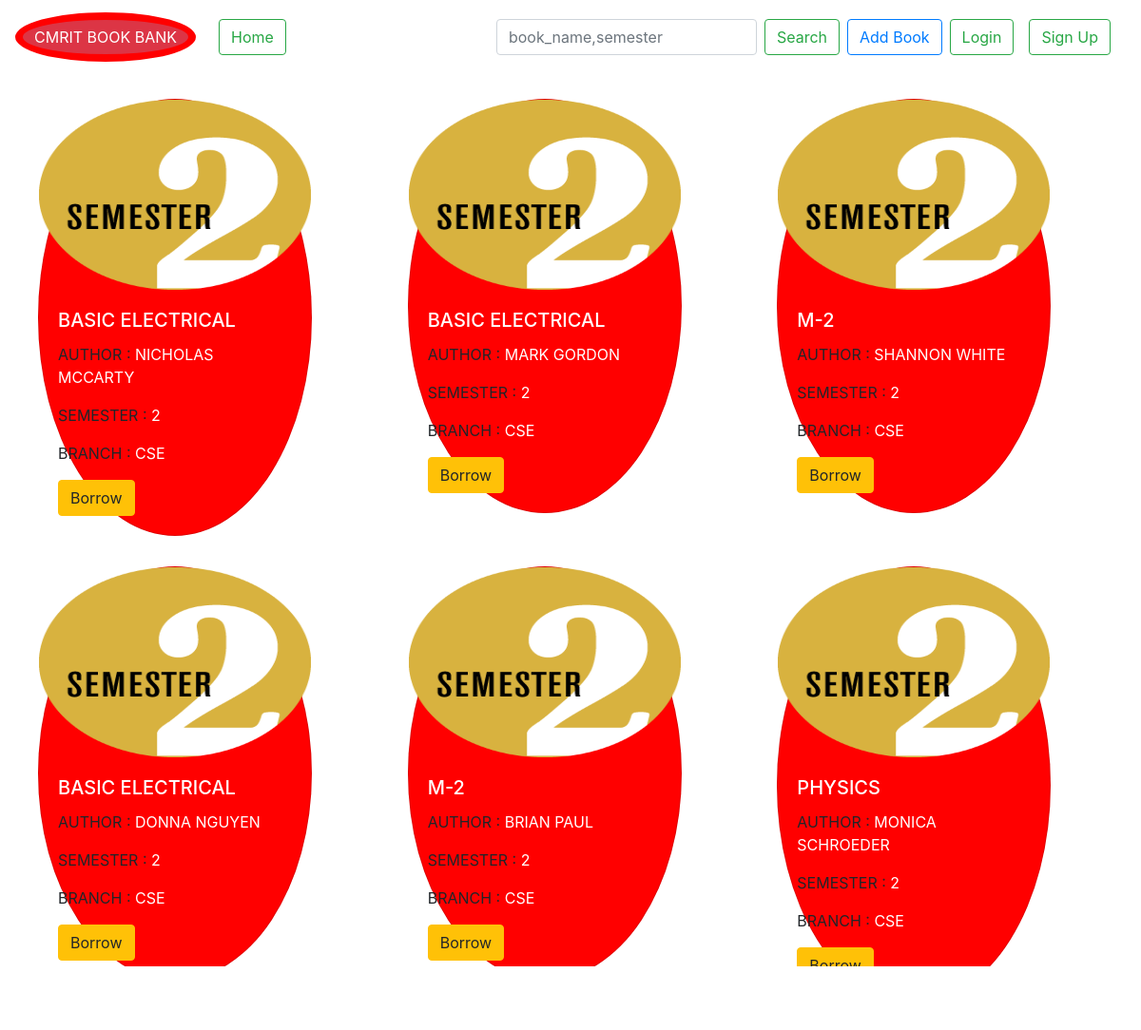
The page /Book/book_list/2 on the database its author committed.
### Book/models.py (models this page shows)
class Book(models.Model):
    buser              = models.ForeignKey(User,on_delete=models.CASCADE,)
    bname              = models.CharField(max_length = 50,default='')
    semester           = models.PositiveIntegerField()
    bauthor            = models.CharField(max_length = 30,default='')
    book_available     = models.BooleanField(default=True)
    branch             = models.CharField(max_length =20,default='')
    time               = models.DateTimeField(default=datetime.now(),blank=True)

### Book/views.py (the view)
# urls.py: path('book_list/<int:sem>', views.book_list),                          # url for listing of available books
def book_list(request,sem,branch = None):
    if request.method == 'POST':
        search = request.POST['search']
        books = Book.objects.filter(bname__icontains = search)|Book.objects.filter(semester__icontains = search)
        return render(request,'Book/book_list.html',{'books':books})
    else:
        if branch:
            books = Book.objects.filter(Q(semester__contains = sem),Q(branch__icontains = branch))
        else:
            books = Book.objects.filter(semester__contains = sem)
        return render(request,'Book/book_list.html',{'books':books})

### templates/Book/book_list.html (shortened to what this page needs)
<!DOCTYPE html>
{% extends "Book/base.html" %}
{% load staticfiles %}
{% block login %} <a class="nav-link" href="/accounts/login"><button type="button" class="btn btn-outline-success">Login</button></a> {% endblock %}
{% block sign_up %} <a class="nav-link" href="/Book/sign_up"><button type="button" class="btn btn-outline-success">Sign Up</button></a> {% endblock %}
{% block home %} <a class="nav-link" href="/Book"><button type="button" class="btn btn-outline-success">Home <span class="sr-only">(current)</span></button></a> {% endblock %}
{% block search %}
<form class="form-inline my-2 my-lg-0" method="post">
  <input class="form-control mr-sm-2" type="search" placeholder="book_name,semester" name="search"  aria-label="Search">
  <button class="btn btn-outline-success my-2 my-sm-0" type="submit">Search</button>
</form>
{% endblock %}
{% block body %}
<div class="row my-2 jumbotron" style="background-color:rgba(235, 254, 255,0);">
  {% if books %}
  {% for book in books %}
  <div class="col-sm mx-2 my-3">
    <div class="card" style="width: 18rem;border-radius:50%">
      {% if book.semester == 1 %}
      <img src="{% static "image/sem1.png" %}" class="card-img-top" alt="...">
      {% elif book.semester == 2 %}
      <img src="{% static "image/sem2.png" %}" class="card-img-top" alt="...">
      {% elif book.semester == 3 %}
      <img src="{% static "image/sem3.png" %}" class="card-img-top" alt="..." style="border-radius:50%;">
      {% elif book.semester == 4 %}
      <img src="{% static "image/sem4.png" %}" class="card-img-top" alt="...">
      {% elif book.semester == 5 %}
      <img src="{% static "image/sem5.png" %}" class="card-img-top" alt="...">
      {% elif book.semester == 6 %}
      <img src="{% static "image/sem6.png" %}" class="card-img-top" alt="...">
      {% elif book.semester == 7 %}
      <img src="{% static "image/sem7.png" %}" class="card-img-top" alt="...">
      {% elif book.semester == 8 %}
      <img src="{% static "image/sem8.png" %}" class="card-img-top" alt="...">
      {% endif %}
      <div class="card-body">
        <h5 class="card-title">{{book.bname|upper}}</h5>
        <p class="card-text">AUTHOR    : <span>{{book.bauthor|upper}}</span></p>
        <p class="card-text">SEMESTER  : <span>{{book.semester}}</span></p>
        <p class="card-text">BRANCH  : <span>{{book.branch}}</span></p>
        <a href="/Book/borrow/{{book.id}}"><button type="button" class="btn btn-warning">Borrow</button></a>
      </div>
    </div>
  </div>
  {% endfor %}
  {% else %}
  <h1 class="container jumbotron">No Books Are Available...</h1>
  {% endif %}
</div><br><br>
{% endblock %}

### templates/Book/base.html (shortened to what this page needs)
<!DOCTYPE html>
{% load staticfiles %}
<html lang="en" dir="ltr">
  <head>
    <link rel="stylesheet" href="https://stackpath.bootstrapcdn.com/bootstrap/4.3.1/css/bootstrap.min.css">
    <link rel="stylesheet" href="{% static 'css/base.css' %}">
  </head>
  <body style="background-image: url('https://hips.hearstapps.com/hmg-prod.s3.amazonaws.com/images/book-quotes-1531945007.jpg?crop=1.00xw:0.753xh;0,0.247xh&resize=980:*');background-repeat: no-repeat;background-size:cover;" >
    <nav class="navbar navbar-expand-lg navbar-light fixed-top" style="background:white">
      <a class="navbar-brand" href="#"><button type="button" class="btn btn-danger" style="border:red 8px solid;border-radius:50%;">CMRIT BOOK BANK</button></a>
      <div class="collapse navbar-collapse" id="navbarSupportedContent">
        <ul class="navbar-nav mr-auto">
          <li class="nav-item active">
            {% block home %} {% endblock %}
          </li>
        </ul>
        {% block search %} {% endblock %}
        <ul class="navbar-nav mx-2">
        <li class="nav-item my-2">
          <a href="/Book/add_book"><button type="button" class="btn btn-outline-primary">Add Book</button></a>
        </li>
          <li class="nav-item">
            {% block login %} {% endblock %}
          </li>
            <li class="nav-item">
              {% block sign_up %} {% endblock %}
            </li>
        </ul>
      </div>
    </nav>
    <div class="my-4">
      {% block body %}
      {% endblock %}
    </div>
  </body>
</html>

### templates/Book/book_list.html (style rules this page uses)
img { height:200px; }
h5,span { color:white; }

### templates/Book/base.html (style rules this page uses)
.card { background-color:red; }

### rows shown on the page
Book: bname "BASIC ELECTRICAL", bauthor "NICHOLAS MCCARTY", semester "2", branch "CSE"
Book: bname "BASIC ELECTRICAL", bauthor "MARK GORDON", semester "2", branch "CSE"
Book: bname "M-2", bauthor "SHANNON WHITE", semester "2", branch "CSE"
Book: bname "BASIC ELECTRICAL", bauthor "DONNA NGUYEN", semester "2", branch "CSE"
Book: bname "M-2", bauthor "BRIAN PAUL", semester "2", branch "CSE"
Book: bname "PHYSICS", bauthor "MONICA SCHROEDER", semester "2", branch "CSE"
